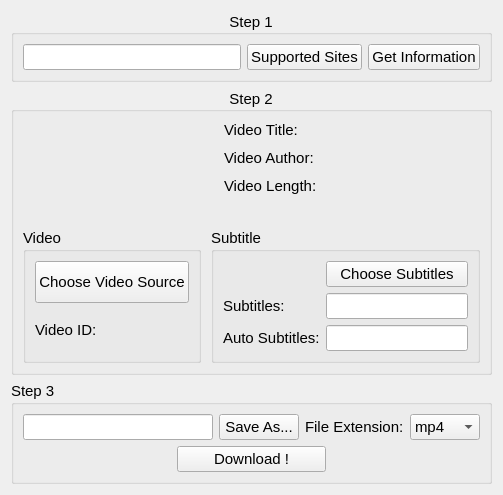
      <widget class="QWidget" name="download_tab">
       <property name="font">
        <font>
         <family>Arial</family>
         <pointsize>11</pointsize>
        </font>
       </property>
       <property name="styleSheet">
        <string notr="true"/>
       </property>
       <attribute name="title">
        <string>Download</string>
       </attribute>
       <layout class="QVBoxLayout" name="verticalLayout" stretch="3,19,5">
        <item>
         <widget class="QGroupBox" name="download_step1_gb">
          <property name="sizePolicy">
           <sizepolicy hsizetype="Preferred" vsizetype="Preferred">
            <horstretch>1</horstretch>
            <verstretch>0</verstretch>
           </sizepolicy>
          </property>
          <property name="font">
           <font>
            <family>Arial</family>
            <pointsize>11</pointsize>
            <weight>50</weight>
            <italic>false</italic>
            <bold>false</bold>
           </font>
          </property>
          <property name="styleSheet">
           <string notr="true"/>
          </property>
          <property name="title">
           <string>Step 1</string>
          </property>
          <property name="alignment">
           <set>Qt::AlignCenter</set>
          </property>
          <layout class="QHBoxLayout" name="horizontalLayout_2" stretch="3,1,1">
           <item>
            <widget class="QLineEdit" name="url_lineedit">
             <property name="sizePolicy">
              <sizepolicy hsizetype="Preferred" vsizetype="Preferred">
               <horstretch>0</horstretch>
               <verstretch>0</verstretch>
              </sizepolicy>
             </property>
             <property name="font">
              <font>
               <family>Arial</family>
               <pointsize>11</pointsize>
               <weight>50</weight>
               <italic>false</italic>
               <bold>false</bold>
              </font>
             </property>
             <property name="text">
              <string/>
             </property>
            </widget>
           </item>
           <item>
            <widget class="QPushButton" name="supported_sites_btn">
             <property name="sizePolicy">
              <sizepolicy hsizetype="Preferred" vsizetype="Preferred">
               <horstretch>0</horstretch>
               <verstretch>0</verstretch>
              </sizepolicy>
             </property>
             <property name="font">
              <font>
               <family>Arial</family>
               <pointsize>11</pointsize>
              </font>
             </property>
             <property name="text">
              <string>Supported Sites</string>
             </property>
            </widget>
           </item>
           <item>
            <widget class="QPushButton" name="get_info_btn">
             <property name="sizePolicy">
              <sizepolicy hsizetype="Preferred" vsizetype="Preferred">
               <horstretch>0</horstretch>
               <verstretch>0</verstretch>
              </sizepolicy>
             </property>
             <property name="font">
              <font>
               <family>Arial</family>
               <pointsize>11</pointsize>
               <weight>50</weight>
               <italic>false</italic>
               <bold>false</bold>
              </font>
             </property>
             <property name="text">
              <string>Get Information</string>
             </property>
            </widget>
           </item>
          </layout>
         </widget>
        </item>
        <item>
         <widget class="QGroupBox" name="download_step2_gb">
          <property name="sizePolicy">
           <sizepolicy hsizetype="Preferred" vsizetype="Preferred">
            <horstretch>0</horstretch>
            <verstretch>6</verstretch>
           </sizepolicy>
          </property>
          <property name="font">
           <font>
            <family>Arial</family>
            <pointsize>11</pointsize>
            <weight>50</weight>
            <italic>false</italic>
            <bold>false</bold>
           </font>
          </property>
          <property name="styleSheet">
           <string notr="true"/>
          </property>
          <property name="title">
           <string>Step 2</string>
          </property>
          <property name="alignment">
           <set>Qt::AlignCenter</set>
          </property>
          <layout class="QGridLayout" name="gridLayout_5" rowstretch="7,4">
           <item row="0" column="0" colspan="2">
            <layout class="QGridLayout" name="gridLayout_4">
             <property name="spacing">
              <number>10</number>
             </property>
             <item row="0" column="0" rowspan="4">
              <widget class="QLabel" name="thumbnail_lbl">
               <property name="sizePolicy">
                <sizepolicy hsizetype="Preferred" vsizetype="Preferred">
                 <horstretch>5</horstretch>
                 <verstretch>0</verstretch>
                </sizepolicy>
               </property>
               <property name="font">
                <font>
                 <family>Arial</family>
                 <pointsize>11</pointsize>
                </font>
               </property>
               <property name="styleSheet">
                <string notr="true"/>
               </property>
               <property name="text">
                <string/>
               </property>
              </widget>
             </item>
             <item row="0" column="1">
              <widget class="QLabel" name="lbl_1">
               <property name="sizePolicy">
                <sizepolicy hsizetype="Preferred" vsizetype="Preferred">
                 <horstretch>1</horstretch>
                 <verstretch>0</verstretch>
                </sizepolicy>
               </property>
               <property name="font">
                <font>
                 <family>Arial</family>
                 <pointsize>11</pointsize>
                 <weight>50</weight>
                 <italic>false</italic>
                 <bold>false</bold>
                </font>
               </property>
               <property name="text">
                <string>Video Title:</string>
               </property>
              </widget>
             </item>
             <item row="0" column="2">
              <widget class="QLabel" name="video_title_lbl">
               <property name="sizePolicy">
                <sizepolicy hsizetype="Preferred" vsizetype="Preferred">
                 <horstretch>4</horstretch>
                 <verstretch>0</verstretch>
                </sizepolicy>
               </property>
               <property name="font">
                <font>
                 <family>Arial</family>
                 <pointsize>11</pointsize>
                </font>
               </property>
               <property name="text">
                <string/>
               </property>
               <property name="wordWrap">
                <bool>true</bool>
               </property>
              </widget>
             </item>
             <item row="1" column="1">
              <widget class="QLabel" name="lbl_2">
               <property name="sizePolicy">
                <sizepolicy hsizetype="Preferred" vsizetype="Preferred">
                 <horstretch>0</horstretch>
                 <verstretch>0</verstretch>
                </sizepolicy>
               </property>
               <property name="font">
                <font>
                 <family>Arial</family>
                 <pointsize>11</pointsize>
                 <weight>50</weight>
                 <italic>false</italic>
                 <bold>false</bold>
                </font>
               </property>
               <property name="text">
                <string>Video Author:</string>
               </property>
              </widget>
             </item>
             <item row="1" column="2">
              <widget class="QLabel" name="video_author_lbl">
               <property name="sizePolicy">
                <sizepolicy hsizetype="Preferred" vsizetype="Preferred">
                 <horstretch>0</horstretch>
                 <verstretch>0</verstretch>
                </sizepolicy>
               </property>
               <property name="font">
                <font>
                 <family>Arial</family>
                 <pointsize>11</pointsize>
                </font>
               </property>
               <property name="text">
                <string/>
               </property>
               <property name="wordWrap">
                <bool>true</bool>
               </property>
              </widget>
             </item>
             <item row="2" column="1">
              <widget class="QLabel" name="lbl_3">
               <property name="sizePolicy">
                <sizepolicy hsizetype="Preferred" vsizetype="Preferred">
                 <horstretch>0</horstretch>
                 <verstretch>0</verstretch>
                </sizepolicy>
               </property>
               <property name="font">
                <font>
                 <family>Arial</family>
                 <pointsize>11</pointsize>
                 <weight>50</weight>
                 <italic>false</italic>
                 <bold>false</bold>
                </font>
               </property>
               <property name="text">
                <string>Video Length:</string>
               </property>
              </widget>
             </item>
             <item row="2" column="2">
              <widget class="QLabel" name="video_length_lbl">
               <property name="sizePolicy">
                <sizepolicy hsizetype="Preferred" vsizetype="Preferred">
                 <horstretch>0</horstretch>
                 <verstretch>0</verstretch>
                </sizepolicy>
               </property>
               <property name="font">
                <font>
                 <family>Arial</family>
                 <pointsize>11</pointsize>
                </font>
               </property>
               <property name="text">
                <string/>
               </property>
               <property name="wordWrap">
                <bool>true</bool>
               </property>
              </widget>
             </item>
             <item row="3" column="1" colspan="2">
              <widget class="QLabel" name="label_10">
               <property name="sizePolicy">
                <sizepolicy hsizetype="Preferred" vsizetype="Preferred">
                 <horstretch>0</horstretch>
                 <verstretch>0</verstretch>
                </sizepolicy>
               </property>
               <property name="font">
                <font>
                 <family>Arial</family>
                 <pointsize>11</pointsize>
                </font>
               </property>
               <property name="text">
                <string/>
               </property>
              </widget>
             </item>
            </layout>
           </item>
           <item row="1" column="0" colspan="2">
            <layout class="QHBoxLayout" name="horizontalLayout" stretch="4,7">
             <property name="spacing">
              <number>10</number>
             </property>
             <item>
              <widget class="QGroupBox" name="video_gb">
               <property name="sizePolicy">
                <sizepolicy hsizetype="Preferred" vsizetype="Preferred">
                 <horstretch>4</horstretch>
                 <verstretch>0</verstretch>
                </sizepolicy>
               </property>
               <property name="font">
                <font>
                 <family>Arial</family>
                 <pointsize>11</pointsize>
                 <weight>50</weight>
                 <italic>false</italic>
                 <bold>false</bold>
                </font>
               </property>
               <property name="styleSheet">
                <string notr="true"/>
               </property>
               <property name="title">
                <string>Video</string>
               </property>
               <layout class="QGridLayout" name="gridLayout_3">
                <item row="0" column="0" colspan="2">
                 <widget class="QPushButton" name="choose_video_src_btn">
                  <property name="sizePolicy">
                   <sizepolicy hsizetype="Preferred" vsizetype="Preferred">
                    <horstretch>0</horstretch>
                    <verstretch>0</verstretch>
                   </sizepolicy>
                  </property>
                  <property name="font">
                   <font>
                    <family>Arial</family>
                    <pointsize>11</pointsize>
                    <weight>50</weight>
                    <italic>false</italic>
                    <bold>false</bold>
                   </font>
                  </property>
                  <property name="toolTip">
                   <string/>
                  </property>
                  <property name="statusTip">
                   <string/>
                  </property>
                  <property name="whatsThis">
                   <string/>
                  </property>
                  <property name="text">
                   <string>Choose Video Source</string>
                  </property>
                 </widget>
                </item>
                <item row="1" column="0">
                 <widget class="QLabel" name="lbl_4">
                  <property name="font">
                   <font>
                    <family>Arial</family>
                    <pointsize>11</pointsize>
                    <weight>50</weight>
                    <italic>false</italic>
                    <bold>false</bold>
                   </font>
                  </property>
                  <property name="text">
                   <string>Video ID:</string>
                  </property>
                 </widget>
                </item>
                <item row="1" column="1">
                 <widget class="QLabel" name="video_id_lbl">
                  <property name="font">
                   <font>
                    <family>Arial</family>
                    <pointsize>11</pointsize>
                    <weight>50</weight>
                    <italic>false</italic>
                    <bold>false</bold>
                   </font>
                  </property>
                  <property name="text">
                   <string/>
                  </property>
                  <property name="wordWrap">
                   <bool>true</bool>
                  </property>
                 </widget>
                </item>
               </layout>
              </widget>
             </item>
             <item>
              <widget class="QGroupBox" name="subtitle_gb">
               <property name="sizePolicy">
                <sizepolicy hsizetype="Preferred" vsizetype="Preferred">
                 <horstretch>0</horstretch>
                 <verstretch>0</verstretch>
                </sizepolicy>
               </property>
               <property name="font">
                <font>
                 <family>Arial</family>
                 <pointsize>11</pointsize>
                 <weight>50</weight>
                 <italic>false</italic>
                 <bold>false</bold>
                </font>
               </property>
               <property name="title">
                <string>Subtitle</string>
               </property>
               <layout class="QGridLayout" name="gridLayout_2" columnstretch="1,4">
                <item row="0" column="1">
                 <widget class="QPushButton" name="choose_subtitle_btn">
                  <property name="sizePolicy">
                   <sizepolicy hsizetype="Preferred" vsizetype="Preferred">
                    <horstretch>0</horstretch>
                    <verstretch>0</verstretch>
                   </sizepolicy>
                  </property>
                  <property name="font">
                   <font>
                    <family>Arial</family>
                    <pointsize>11</pointsize>
                    <weight>50</weight>
                    <italic>false</italic>
                    <bold>false</bold>
                   </font>
                  </property>
                  <property name="styleSheet">
                   <string notr="true"/>
                  </property>
                  <property name="text">
                   <string>Choose Subtitles</string>
                  </property>
                 </widget>
                </item>
                <item row="1" column="0">
                 <widget class="QLabel" name="lbl_5">
                  <property name="font">
                   <font>
                    <family>Arial</family>
                    <pointsize>11</pointsize>
                    <weight>50</weight>
                    <italic>false</italic>
                    <bold>false</bold>
                   </font>
                  </property>
                  <property name="text">
                   <string>Subtitles:</string>
                  </property>
                 </widget>
                </item>
                <item row="1" column="1">
                 <widget class="QLineEdit" name="subtitle_lineedit">
                  <property name="sizePolicy">
                   <sizepolicy hsizetype="Preferred" vsizetype="Preferred">
                    <horstretch>0</horstretch>
                    <verstretch>0</verstretch>
                   </sizepolicy>
                  </property>
                  <property name="font">
                   <font>
                    <family>Arial</family>
                    <pointsize>11</pointsize>
                    <weight>50</weight>
                    <italic>false</italic>
                    <bold>false</bold>
                   </font>
                  </property>
                  <property name="text">
                   <string/>
                  </property>
                  <property name="readOnly">
                   <bool>true</bool>
                  </property>
                 </widget>
                </item>
                <item row="2" column="0">
                 <widget class="QLabel" name="lbl_6">
                  <property name="font">
                   <font>
                    <family>Arial</family>
                    <pointsize>11</pointsize>
                    <weight>50</weight>
                    <italic>false</italic>
                    <bold>false</bold>
                   </font>
                  </property>
                  <property name="text">
                   <string>Auto Subtitles:</string>
                  </property>
                 </widget>
                </item>
                <item row="2" column="1">
                 <widget class="QLineEdit" name="auto_subtitle_lineedit">
                  <property name="sizePolicy">
                   <sizepolicy hsizetype="Preferred" vsizetype="Preferred">
                    <horstretch>0</horstretch>
                    <verstretch>0</verstretch>
                   </sizepolicy>
                  </property>
                  <property name="font">
                   <font>
                    <family>Arial</family>
                    <pointsize>11</pointsize>
                    <weight>50</weight>
                    <italic>false</italic>
                    <bold>false</bold>
                   </font>
                  </property>
                  <property name="readOnly">
                   <bool>true</bool>
                  </property>
                 </widget>
                </item>
               </layout>
              </widget>
             </item>
            </layout>
           </item>
          </layout>
         </widget>
        </item>
        <item>
         <widget class="QGroupBox" name="download_step3_gb">
          <property name="font">
           <font>
            <family>Arial</family>
            <pointsize>11</pointsize>
            <weight>50</weight>
            <italic>false</italic>
            <bold>false</bold>
           </font>
          </property>
          <property name="title">
           <string>Step 3</string>
          </property>
          <layout class="QVBoxLayout" name="verticalLayout_9">
           <item>
            <layout class="QHBoxLayout" name="horizontalLayout_10" stretch="21,4,4,4">
             <item>
              <widget class="QLineEdit" name="download_save_as_lineedit">
               <property name="sizePolicy">
                <sizepolicy hsizetype="Preferred" vsizetype="Preferred">
                 <horstretch>0</horstretch>
                 <verstretch>0</verstretch>
                </sizepolicy>
               </property>
               <property name="font">
                <font>
                 <family>Arial</family>
                 <pointsize>11</pointsize>
                 <weight>50</weight>
                 <italic>false</italic>
                 <bold>false</bold>
                </font>
               </property>
              </widget>
             </item>
             <item>
              <widget class="QPushButton" name="download_save_as_btn">
               <property name="sizePolicy">
                <sizepolicy hsizetype="Preferred" vsizetype="Preferred">
                 <horstretch>0</horstretch>
                 <verstretch>0</verstretch>
                </sizepolicy>
               </property>
               <property name="font">
                <font>
                 <family>Arial</family>
                 <pointsize>11</pointsize>
                 <weight>50</weight>
                 <italic>false</italic>
                 <bold>false</bold>
                </font>
               </property>
               <property name="text">
                <string>Save As...</string>
               </property>
              </widget>
             </item>
             <item>
              <widget class="QLabel" name="label_9">
               <property name="font">
                <font>
                 <family>Arial</family>
                 <pointsize>11</pointsize>
                </font>
               </property>
               <property name="text">
                <string>File Extension:</string>
               </property>
              </widget>
             </item>
             <item>
              <widget class="QComboBox" name="download_ext_combobox">
               <property name="sizePolicy">
                <sizepolicy hsizetype="Preferred" vsizetype="Preferred">
                 <horstretch>0</horstretch>
                 <verstretch>0</verstretch>
                </sizepolicy>
               </property>
               <property name="font">
                <font>
                 <family>Arial</family>
                 <pointsize>11</pointsize>
                </font>
               </property>
               <item>
                <property name="text">
                 <string>mp4</string>
                </property>
               </item>
               <item>
                <property name="text">
                 <string>m4v</string>
                </property>
               </item>
               <item>
                <property name="text">
                 <string>mkv</string>
                </property>
               </item>
               <item>
                <property name="text">
                 <string>webm</string>
                </property>
               </item>
               <item>
                <property name="text">
                 <string>avi</string>
                </property>
               </item>
               <item>
                <property name="text">
                 <string>mov</string>
                </property>
               </item>
               <item>
                <property name="text">
                 <string>wmv</string>
                </property>
               </item>
               <item>
                <property name="text">
                 <string>flv</string>
                </property>
               </item>
               <item>
                <property name="text">
                 <string>asf</string>
                </property>
               </item>
               <item>
                <property name="text">
                 <string>avchd</string>
                </property>
               </item>
               <item>
                <property name="text">
                 <string>vob</string>
                </property>
               </item>
              </widget>
             </item>
            </layout>
           </item>
           <item>
            <layout class="QHBoxLayout" name="horizontalLayout_11">
             <item>
              <widget class="QLabel" name="label_15">
               <property name="font">
                <font>
                 <family>Arial</family>
                 <pointsize>11</pointsize>
                </font>
               </property>
               <property name="text">
                <string/>
               </property>
              </widget>
             </item>
             <item>
              <widget class="QPushButton" name="download_btn">
               <property name="enabled">
                <bool>true</bool>
               </property>
               <property name="sizePolicy">
                <sizepolicy hsizetype="Preferred" vsizetype="Preferred">
                 <horstretch>0</horstretch>
                 <verstretch>0</verstretch>
                </sizepolicy>
               </property>
               <property name="font">
                <font>
                 <family>Arial</family>
                 <pointsize>11</pointsize>
                </font>
               </property>
               <property name="text">
                <string>Download !</string>
               </property>
              </widget>
             </item>
             <item>
              <widget class="QLabel" name="label_16">
               <property name="font">
                <font>
                 <family>Arial</family>
                 <pointsize>11</pointsize>
                </font>
               </property>
               <property name="text">
                <string/>
               </property>
              </widget>
             </item>
            </layout>
           </item>
          </layout>
         </widget>
        </item>
       </layout>
      </widget>
